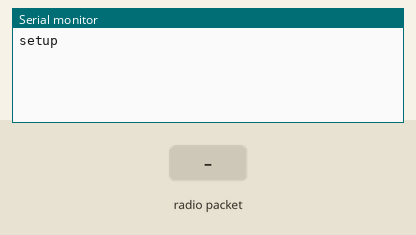
Bench run of a sketch on a simulated Arduino Uno, built with avr-gcc and run on an emulated ATmega328P. On the bench: the last lines printed to the serial monitor. The test bench sets the inputs (shaded band). No radio packets arrive unless stated.

Above: at 1.2 s.
1.3 s: radio packet "1" arrives
At 1.7 s:
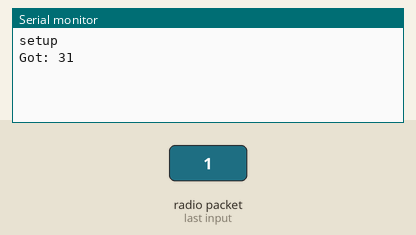
2.8 s: radio packet "0" arrives
At 4.0 s:
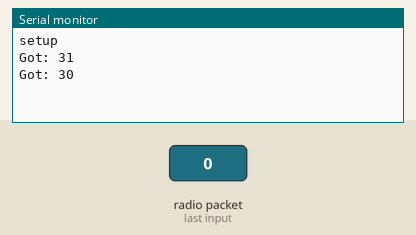
4.3 s: radio packet "2" arrives
At 5.2 s:
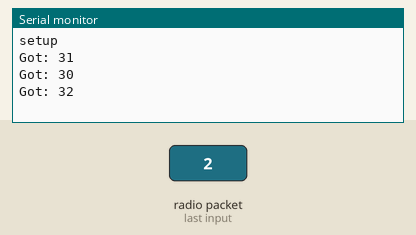

The sketch:

receiverExample.ino
```cpp
// (licence header left out)
#include <VirtualWire.h>
#undef int
#undef abs
#undef double
#undef float
#undef round
void setup()
{
    Serial.begin(9600);	// Debugging only
    Serial.println("setup");

    // Initialise the IO and ISR
    vw_set_ptt_inverted(true); // Required for DR3100
    vw_set_rx_pin(4);
    vw_setup(2000);	 // Bits per sec

    vw_rx_start();       // Start the receiver PLL running
}

void loop()
{
    uint8_t buf[VW_MAX_MESSAGE_LEN];
    uint8_t buflen = VW_MAX_MESSAGE_LEN;

    if (vw_get_message(buf, &buflen)) // Non-blocking
    {
	int i;

        digitalWrite(13, true); // Flash a light to show received good message
	// Message with a good checksum received, dump it.
	Serial.print("Got: ");

	for (i = 0; i < buflen; i++)
	{
	    Serial.print(buf[i], HEX);
	    Serial.print(" ");
	}
	Serial.println("");
        digitalWrite(13, false);
    }
}
```

Measured:
- after the input at 1.3 s, the serial monitor: prints a new line at once (image 1)
- after the input at 2.8 s, the serial monitor: prints a new line at once (image 2)
- after the input at 4.3 s, the serial monitor: prints a new line at once (image 3)
